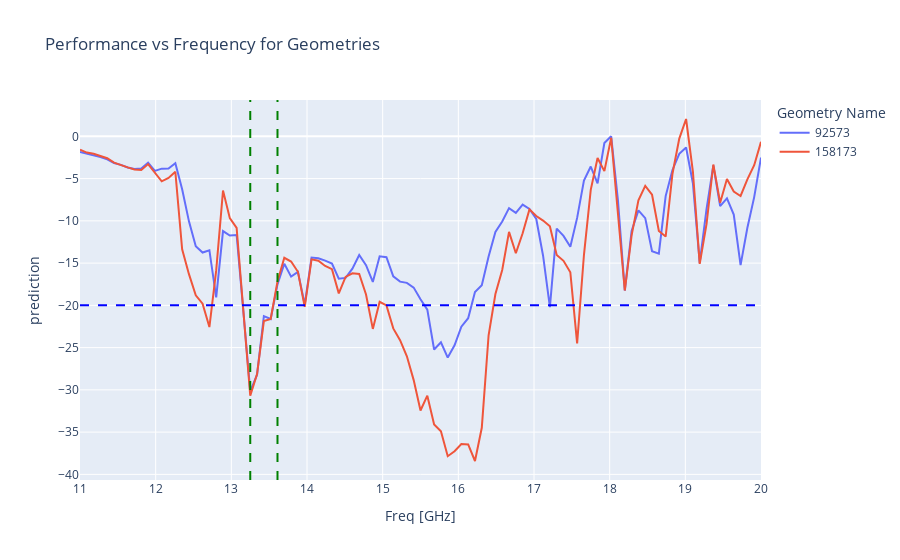
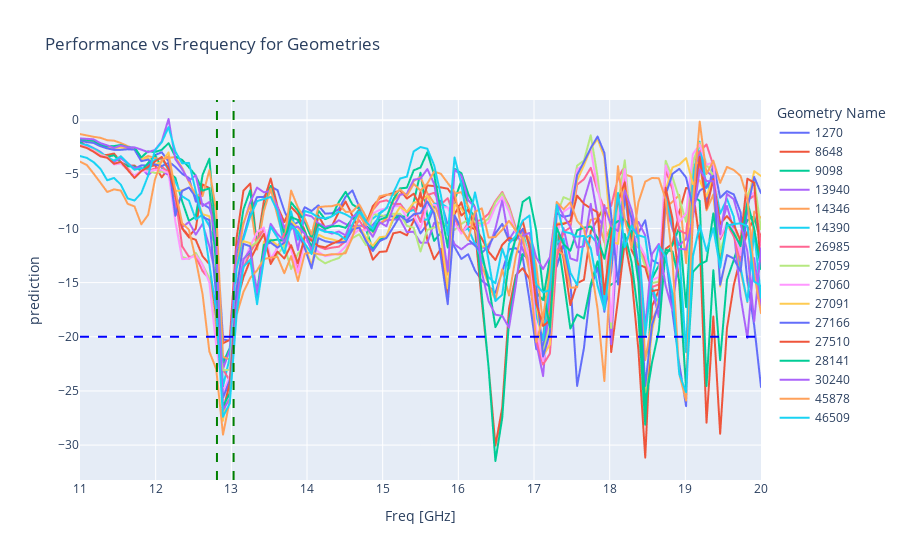
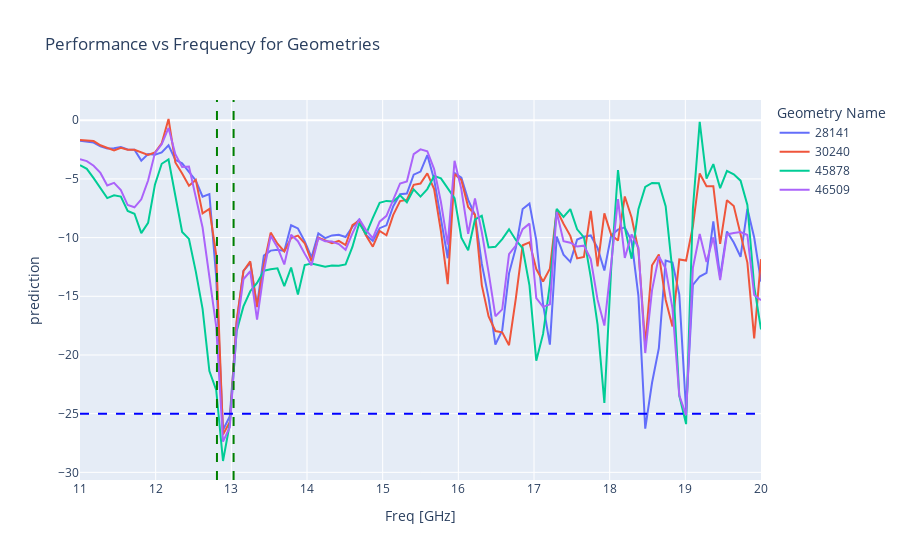

Notebook code cell kept with these figures, in order:
### Code cell
s11_input = widgets.BoundedFloatText(value=-10, min=predictions.min(), max=predictions.max(), step=0.05, description="S11:")
freq_input = widgets.FloatRangeSlider(min=df['Freq [GHz]'].min(), max=df['Freq [GHz]'].max(), step=0.01, description="Frequency Range:")

def on_button_clicked(b):
    global s11_val, freq_val
    s11_val = s11_input.value
    freq_val = freq_input.value
    print_prediction()

def show_best_function(checkbox_val):
    global show_best_only
    show_best_only = checkbox_val['new']
    print_dimensions()

go_button = widgets.Button(description="Run")
go_button.on_click(on_button_clicked)

show_best_checkbox = Checkbox(True, description='Only Show Best')
show_best_checkbox.observe(show_best_function, names=['value'])
